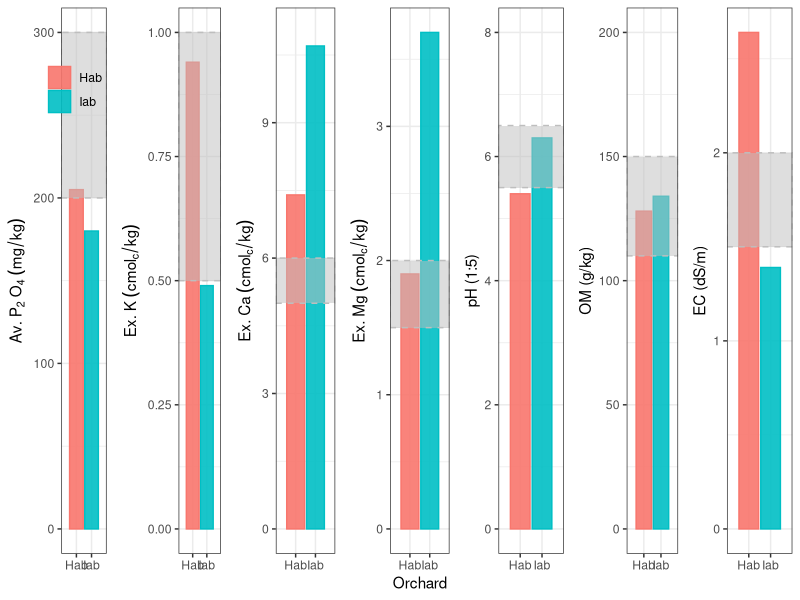

This figure's R source:
##Fig.4A

library(dplyr)
library(tidyverse)
library(ggplot2)
library(gridExtra)

soil <- read.csv("soil_selected_farm.csv", header = T, fileEncoding = "UTF-8")
substr(soil$farm_id, 1, 1) <- toupper(substr(soil$farm_id, 1, 1))
soil <- soil |> filter(farm_id %in% c("Hab", "Iab"))  


ac <- ggplot(soil, aes(x=farm_id, y=acid, color=farm_id, fill=farm_id)) +
  geom_bar(stat="identity", alpha=0.9) +
  theme_bw() + ylim(0, 8) +
  xlab("") + ylab("pH (1:5)") +
  annotate(geom = "rect",
           xmin = 0.0,
           xmax = 3,
           ymin = 5.5,
           ymax = 6.5,
           fill = "grey",
           alpha = 0.5,
           colour = "grey",
           lty = 2) +
  theme(legend.position = "none", plot.title = element_text(size=8),
        legend.key = element_rect(colour="transparent", fill="transparent"),
        legend.background=element_rect(fill= alpha("white", 0.5)))

ph <- ggplot(soil, aes(x=farm_id, y=phosphate, color=farm_id, fill=farm_id)) +
  geom_bar(stat="identity", alpha=0.9) +
  theme_bw() + ylim(0, 300) +
  xlab("") + ylab(expression(Av.~P[2]~O[4]~(mg/kg))) +
  annotate(geom = "rect",
           xmin = 0.0,
           xmax = 3.0,
           ymin = 200,
           ymax = 300,
           fill = "grey",
           alpha = 0.5,
           colour = "grey",
           lty = 2) +
  theme(legend.position = c(0.3, 0.85), legend.title = element_blank(), plot.title = element_text(size=8),
        legend.key = element_rect(colour="transparent", fill="transparent"),
        legend.background=element_rect(fill= "transparent"))


om <- ggplot(soil, aes(x=farm_id, y=OM, color=farm_id, fill=farm_id)) +
  geom_bar(stat="identity", alpha=0.9) +
  theme_bw() + ylim(0, 200) +
  xlab("") + ylab("OM (g/kg)") +
  annotate(geom = "rect",
           xmin = 0.0,
           xmax = 3.0,
           ymin = 110,
           ymax = 150,
           fill = "grey",
           alpha = 0.5,
           colour = "grey",
           lty = 2) +
  theme(legend.position = "none", plot.title = element_text(size=8),
        legend.key = element_rect(colour="transparent", fill="transparent"),
        legend.background=element_rect(fill= alpha("white", 0.5)))

kk <- ggplot(soil, aes(x=farm_id, y=K, color=farm_id, fill=farm_id)) +
  geom_bar(stat="identity", alpha=0.9) +
  theme_bw() + ylim(0, 1) +
  xlab("") + ylab(expression(Ex.~K~(cmol[c]/kg)))+
  annotate(geom = "rect",
           xmin = 0.0,
           xmax = 3.0,
           ymin = 0.5,
           ymax = 1.0,
           fill = "grey",
           alpha = 0.5,
           colour = "grey",
           lty = 2) +
  theme(legend.position = "none", plot.title = element_text(size=8),
        legend.key = element_rect(colour="transparent", fill="transparent"),
        legend.background=element_rect(fill= alpha("white", 0.5)))

ca <- ggplot(soil, aes(x=farm_id, y=Ca, color=farm_id, fill=farm_id)) +
  geom_bar(stat="identity", alpha=0.9) +
  theme_bw() + ylim(0, 11) +
  xlab("") + ylab(expression(Ex.~Ca~(cmol[c]/kg))) +
  annotate(geom = "rect",
           xmin = 0.0,
           xmax = 3.0,
           ymin = 5,
           ymax = 6,
           fill = "grey",
           alpha = 0.5,
           colour = "grey",
           lty = 2) +
  theme(legend.position = "none", plot.title = element_text(size=8),
        legend.key = element_rect(colour="transparent", fill="transparent"),
        legend.background=element_rect(fill= alpha("white", 0.5)))

mg <- ggplot(soil, aes(x=farm_id, y=Mg, color=farm_id, fill=farm_id)) +
  geom_bar(stat="identity", alpha=0.9) +
  theme_bw() +
  xlab("Orchard") + ylab(expression(Ex.~Mg~(cmol[c]/kg))) +
  annotate(geom = "rect",
           xmin = 0.0,
           xmax = 3.0,
           ymin = 1.5,
           ymax = 2,
           fill = "grey",
           alpha = 0.5,
           colour = "grey",
           lty = 2) +
  theme(legend.position = "none", plot.title = element_text(size=8),
        legend.key = element_rect(colour="transparent", fill="transparent"),
        legend.background=element_rect(fill= alpha("white", 0.5)))

ec <- ggplot(soil, aes(x=farm_id, y=EC, color=farm_id, fill=farm_id)) +
  geom_bar(stat="identity", alpha=0.9) +
  theme_bw() +
  xlab("") + ylab("EC (dS/m)") +
  annotate(geom = "rect",
           xmin = 0.0,
           xmax = 3.0,
           ymin = 1.5,
           ymax = 2,
           fill = "grey",
           alpha = 0.5,
           colour = "grey",
           lty = 2) +
  theme(legend.position = "none", plot.title = element_text(size=8),
        legend.key = element_rect(colour="transparent", fill="transparent"),
        legend.background=element_rect(fill= alpha("white", 0.5)))


grid.arrange(ph, kk, ca, mg, ac, om, ec, nrow=1)
